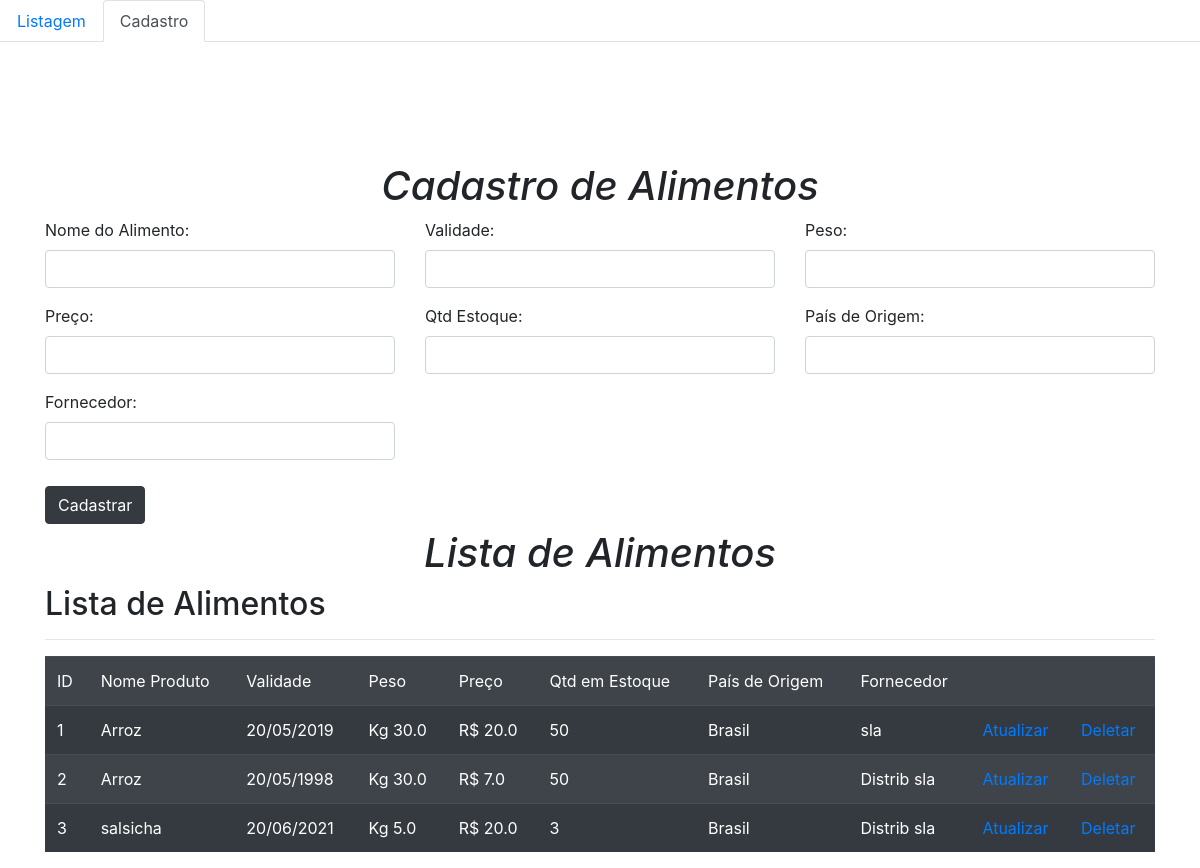
/cadastrar/, run on an earlier commit of the app's database.
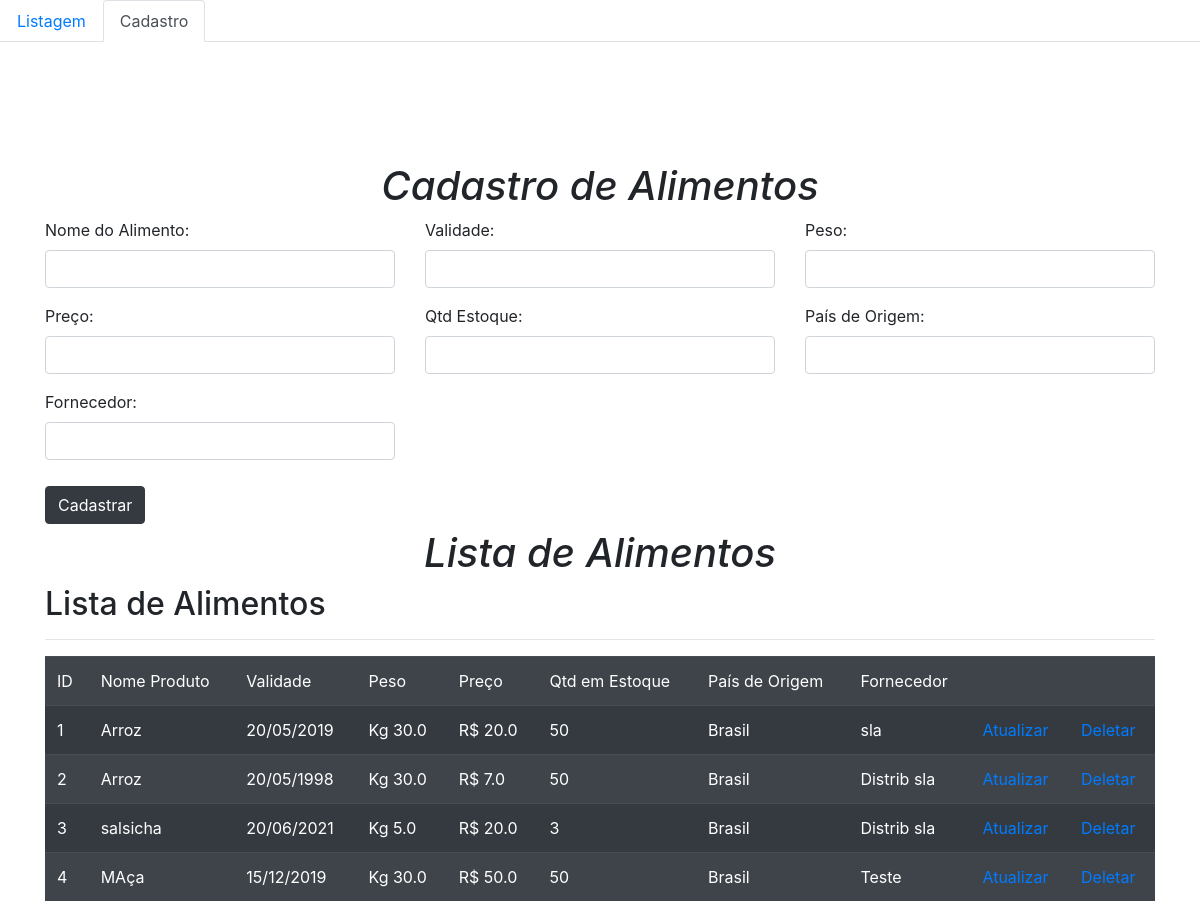
And on a later commit of the database.
### alimentos/controllers/default.py (models this page shows, shortened)
class Alimento(db.Model):
    __tablename__ = "alimentos"
    _id = db.Column(db.Integer, primary_key=True, autoincrement=True)
    nome_produto = db.Column(db.String)
    validade = db.Column(db.String)
    peso_produto = db.Column(db.Float)
    preco = db.Column(db.Float)
    quantidade = db.Column(db.Integer)
    pais_origem = db.Column(db.String)
    fornecedor = db.Column(db.String)

### alimentos/controllers/default.py (the view)
@app.route("/cadastrar/") #rota de cadastro
def cadastrar():
    alimento = Alimento.query.all()
    return render_template("cadastro.html", alimento=alimento)

### alimentos/templates/cadastro.html (shortened to what this page needs)
{% extends "base.html" %}
{% block menu %}
<ul class="nav nav-tabs">
    <li class="nav-item">
        <a class="nav-link" href="/home">Listagem</a>
    </li>
    <li class="nav-item">
        <a class="nav-link active" href="/cadastrar/">Cadastro</a>
    </li>
</ul>
{% endblock menu %}
{% block main %}
<div class="container" style="margin-top: 10%;">
    <h1 style="text-align: center;"><em>Cadastro de Alimentos</em></h1>
    <form action="{{url_for('/cadastro')}}" method="POST">
        <div class="row">
            <div class="col-md-4">
                <div class="form-group">
                    <label class="control-label">Nome do Alimento:</label>
                    <input type="text" class="form-control" name="nome_produto">
                </div>
            </div>
            <div class="col-md-4">
                <div class="form-group">
                    <label class="control-label">Validade:</label>
                    <input type="text" class="form-control" name="validade">
                </div>
            </div>
            <div class="col-md-4">
                <div class="form-group">
                    <label class="control-label">Peso:</label>
                    <input type="text" class="form-control" name="peso_produto">
                </div>
            </div>
            <div class="col-md-4">
                <div class="form-group">
                    <label class="control-label">Preço:</label>
                    <input type="text" class="form-control" name="preco">
                </div>
            </div>
            <div class="col-md-4">
                <div class="form-group">
                    <label class="control-label">Qtd Estoque:</label>
                    <input type="text" class="form-control" name="quantidade">
                </div>
            </div>
            <div class="col-md-4">
                <div class="form-group">
                    <label class="control-label">País de Origem:</label>
                    <input type="text" class="form-control" name="pais_origem">
                </div>
            </div>
            <div class="col-md-4">
                <div class="form-group">
                    <label class="control-label">Fornecedor:</label>
                    <input type="text" class="form-control" name="fornecedor">
                </div>
            </div>
        </div>
        <input class="btn btn-dark" type="submit" value="Cadastrar" class="enviar">
    </form>
</div>
<div class="container" style="margin-top: 5px">
    <h1 style="text-align: center;"><em>Lista de Alimentos</em></h1>
    <div class="row">
        <div class="col-md-12">
            <h2 class="titulo">Lista de Alimentos</h2>
            <hr>
            <table class="table table-striped table-dark">
                <tr>
                    <td>ID</td>
                    <td>Nome Produto</td>
                    <td>Validade</td>
                    <td>Peso</td>
                    <td>Preço</td>
                    <td>Qtd em Estoque</td>
                    <td>País de Origem</td>
                    <td>Fornecedor</td>
                    <td></td>
                    <td></td>
                </tr>
                {% for alimentos in alimento %}
                <tr>
                    <td>{{ alimentos._id}}</td>
                    <td>{{ alimentos.nome_produto}}</td>
                    <td>{{ alimentos.validade}}</td>
                    <td>Kg {{ alimentos.peso_produto}}</td>
                    <td>R$ {{ alimentos.preco}}</td>
                    <td>{{ alimentos.quantidade}}</td>
                    <td>{{ alimentos.pais_origem}}</td>
                    <td>{{ alimentos.fornecedor}}</td>
                    <td><a href="/atualizar/{{alimentos._id }}"><span></span>Atualizar</a>
                    </td>
                    <td><a href="/excluir/{{ alimentos._id }}"><span></span>Deletar</a>
                    </td>
                </tr>
                {% endfor %}
            </table>
        </div>
    </div>
</div>
{% endblock main %}

### alimentos/templates/base.html (shortened to what this page needs)
<!DOCTYPE html>
<html lang="pt-br">
<head>
    <link rel="stylesheet" href="{{ url_for('static', filename="css/bootstrap.min.css") }}">
</head>
<body>
    {% block menu %}{% endblock menu %}
    {% block main %}
    {% endblock %}
</body>
</html>

What changed in the data, as far as the page shows it:
added Alimento: _id "4", nome_produto "MAça", validade "15/12/2019", peso_produto "30.0", preco "50.0", quantidade "50", pais_origem "Brasil", fornecedor "Teste"
